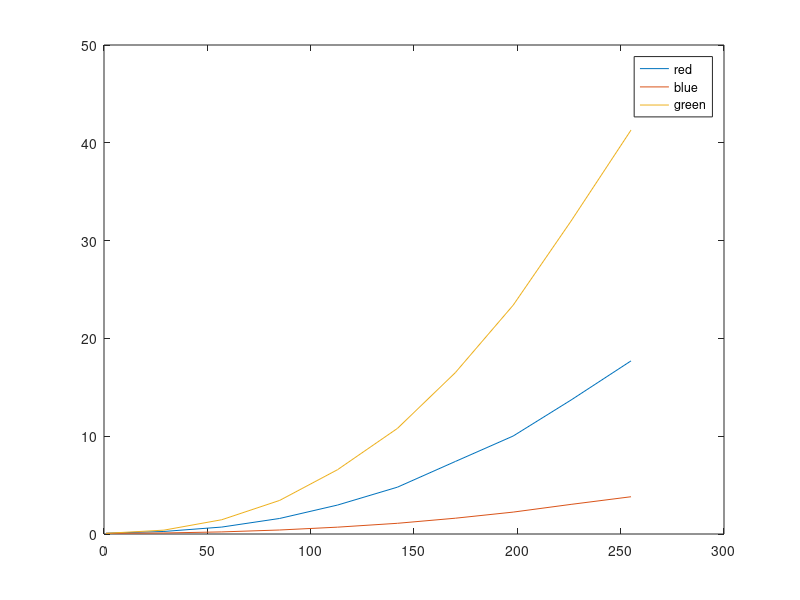

Recreate this plot in MATLAB.
 
 close all 
 color = floor(linspace(1,255,10))
 gamma_red = [0.08, 0.26, 0.71, 1.59, 2.96, 4.79, 7.415, 10.02, 13.7, 17.7]
 gamma_green = [0.07, 0.395, 1.46, 3.435, 6.575, 10.8, 16.5, 23.4, 32, 41.3]
 gamma_blue = [0.065, 0.105, 0.215, 0.41, 0.7, 1.095, 1.615, 2.24, 3.03, 3.81]
 
 figure (1)
 plot(color,gamma_red)
 hold on
 plot(color,gamma_blue)
 hold on
 plot(color,gamma_green)
 hold on
 legend('red','blue','green')


 
 
